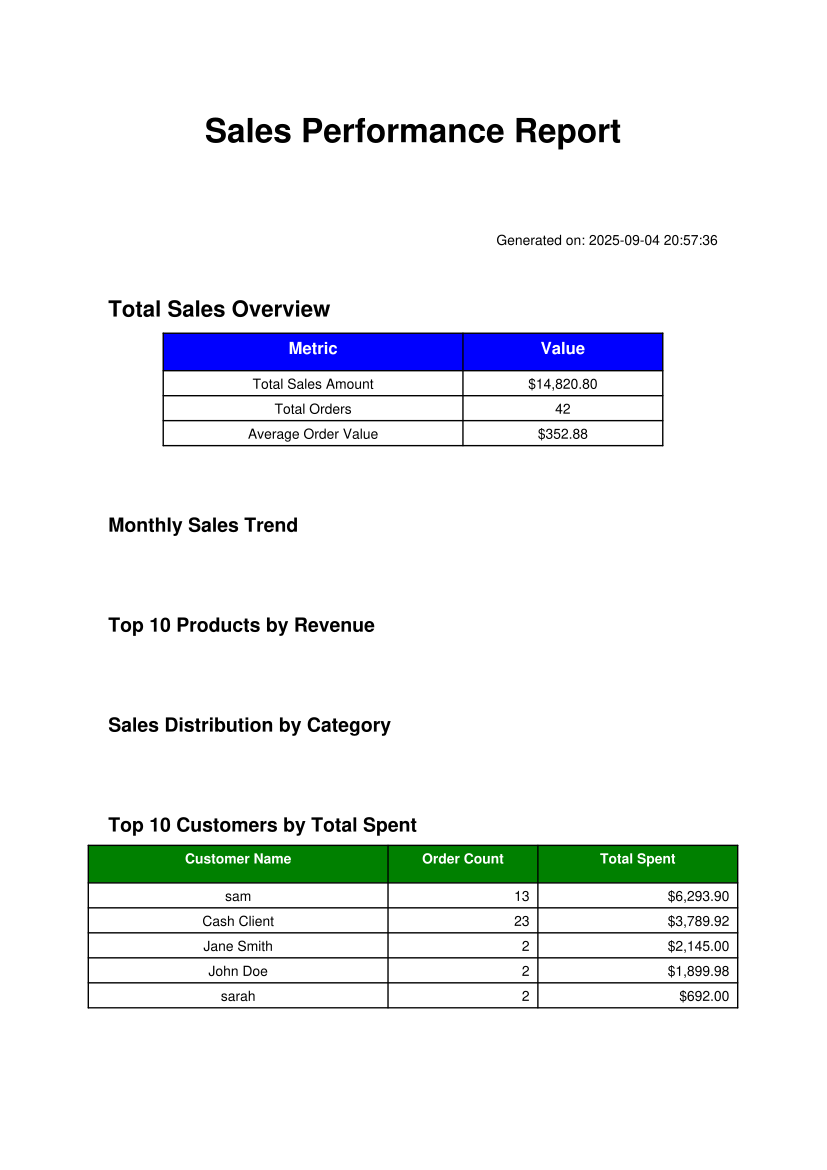

Here is the Python script that generated this plot:
import pandas as pd
import matplotlib
matplotlib.use('Agg')  # Use non-interactive backend
import matplotlib.pyplot as plt
from reportlab.lib import colors
from reportlab.lib.pagesizes import letter, A4
from reportlab.lib.styles import getSampleStyleSheet, ParagraphStyle
from reportlab.lib.units import inch
from reportlab.platypus import SimpleDocTemplate, Paragraph, Spacer, Table, TableStyle, Image
from reportlab.pdfgen import canvas
import sys
import os
sys.path.append(os.path.dirname(os.path.dirname(os.path.abspath(__file__))))
from connection import connection
from datetime import datetime, timedelta
import io

class SalesPerformanceReport:
    def __init__(self):
        self.styles = getSampleStyleSheet()
        self.title_style = ParagraphStyle(
            'CustomTitle',
            parent=self.styles['Heading1'],
            fontSize=24,
            spaceAfter=30,
            alignment=1  # Center alignment
        )

    def get_sales_data(self):
        """Get sales data from database"""
        try:
            # Get total sales
            total_sales_query = """
            SELECT SUM(total_amount) as total_sales,
                   COUNT(*) as total_orders
            FROM sales
            WHERE payment_status = 'completed'
            """
            total_data = []
            connection.contogetrows(total_sales_query, total_data)
            total_sales = total_data[0][0] if total_data and total_data[0][0] else 0
            total_orders = total_data[0][1] if total_data and total_data[0][1] else 0

            # Get monthly sales trend (last 12 months)
            monthly_query = """
            SELECT
                YEAR(sale_date) as year,
                MONTH(sale_date) as month,
                SUM(total_amount) as monthly_total
            FROM sales
            WHERE payment_status = 'completed'
            AND sale_date >= DATEADD(MONTH, -12, GETDATE())
            GROUP BY YEAR(sale_date), MONTH(sale_date)
            ORDER BY year, month
            """
            monthly_data = []
            connection.contogetrows(monthly_query, monthly_data)

            # Get top products
            top_products_query = """
            SELECT TOP 10
                p.product_name,
                SUM(si.quantity) as total_quantity,
                SUM(si.quantity * si.unit_price) as total_revenue
            FROM sale_items si
            JOIN products p ON si.product_id = p.id
            JOIN sales s ON si.sales_id = s.id
            WHERE s.payment_status = 'completed'
            GROUP BY p.product_name
            ORDER BY total_revenue DESC
            """
            top_products_data = []
            connection.contogetrows(top_products_query, top_products_data)

            # Get sales by category
            category_query = """
            SELECT
                c.category_name,
                SUM(si.quantity * si.unit_price) as category_revenue,
                SUM(si.quantity) as category_quantity
            FROM sale_items si
            JOIN products p ON si.product_id = p.id
            JOIN categories c ON p.category_id = c.id
            JOIN sales s ON si.sales_id = s.id
            WHERE s.payment_status = 'completed'
            GROUP BY c.category_name
            ORDER BY category_revenue DESC
            """
            category_data = []
            connection.contogetrows(category_query, category_data)

            # Get customer analysis
            customer_query = """
            SELECT TOP 10
                cu.customer_name,
                COUNT(s.id) as order_count,
                SUM(s.total_amount) as total_spent
            FROM customers cu
            JOIN sales s ON cu.id = s.customer_id
            WHERE s.payment_status = 'completed'
            GROUP BY cu.customer_name
            ORDER BY total_spent DESC
            """
            customer_data = []
            connection.contogetrows(customer_query, customer_data)

            return {
                'total_sales': total_sales,
                'total_orders': total_orders,
                'monthly_data': monthly_data,
                'top_products': top_products_data,
                'category_data': category_data,
                'customer_data': customer_data
            }

        except Exception as e:
            print(f"Error getting sales data: {e}")
            return None

    def create_monthly_trend_chart(self, monthly_data):
        """Create monthly sales trend chart"""
        try:
            if not monthly_data:
                return None

            # Convert to DataFrame for easier plotting
            df = pd.DataFrame(monthly_data)

            # Handle different column structures
            if len(df.columns) == 3:
                df.columns = ['year', 'month', 'monthly_total']
            elif len(df.columns) == 1:
                # If only one column, assume it's the monthly_total and create dummy year/month
                df.columns = ['monthly_total']
                df['year'] = datetime.now().year
                df['month'] = range(1, len(df) + 1)
            else:
                print(f"Unexpected column count for monthly data: {len(df.columns)}")
                return None

            # Create month-year labels
            df['month_year'] = df.apply(lambda row: f"{int(row['year'])}-{int(row['month']):02d}", axis=1)

            plt.figure(figsize=(10, 6))
            plt.plot(df['month_year'], df['monthly_total'], marker='o', linewidth=2, markersize=6)
            plt.title('Monthly Sales Trend (Last 12 Months)', fontsize=14, fontweight='bold')
            plt.xlabel('Month-Year', fontsize=12)
            plt.ylabel('Sales Amount ($)', fontsize=12)
            plt.xticks(rotation=45)
            plt.grid(True, alpha=0.3)
            plt.tight_layout()

            # Save to bytes buffer
            buf = io.BytesIO()
            plt.savefig(buf, format='png', dpi=100, bbox_inches='tight')
            buf.seek(0)
            plt.close()

            return buf

        except Exception as e:
            print(f"Error creating monthly trend chart: {e}")
            return None

    def create_top_products_chart(self, top_products_data):
        """Create top products bar chart"""
        try:
            if not top_products_data:
                return None

            df = pd.DataFrame(top_products_data)

            # Handle different column structures
            if len(df.columns) == 3:
                df.columns = ['product_name', 'total_quantity', 'total_revenue']
            elif len(df.columns) == 1:
                # If only one column, create dummy data
                df.columns = ['total_revenue']
                df['product_name'] = [f'Product {i+1}' for i in range(len(df))]
                df['total_quantity'] = [1] * len(df)
            else:
                print(f"Unexpected column count for top products data: {len(df.columns)}")
                return None

            plt.figure(figsize=(12, 8))
            bars = plt.barh(df['product_name'], df['total_revenue'])
            plt.title('Top 10 Products by Revenue', fontsize=14, fontweight='bold')
            plt.xlabel('Revenue ($)', fontsize=12)
            plt.ylabel('Product Name', fontsize=12)

            # Add value labels on bars
            for bar, revenue in zip(bars, df['total_revenue']):
                plt.text(bar.get_width() + max(df['total_revenue']) * 0.01,
                        bar.get_y() + bar.get_height()/2,
                        f'${revenue:,.0f}',
                        ha='left', va='center', fontsize=10)

            plt.tight_layout()

            buf = io.BytesIO()
            plt.savefig(buf, format='png', dpi=100, bbox_inches='tight')
            buf.seek(0)
            plt.close()

            return buf

        except Exception as e:
            print(f"Error creating top products chart: {e}")
            return None

    def create_category_pie_chart(self, category_data):
        """Create sales by category pie chart"""
        try:
            if not category_data:
                return None

            df = pd.DataFrame(category_data)

            # Handle different column structures
            if len(df.columns) == 3:
                df.columns = ['category_name', 'category_revenue', 'category_quantity']
            elif len(df.columns) == 1:
                # If only one column, create dummy data
                df.columns = ['category_revenue']
                df['category_name'] = [f'Category {i+1}' for i in range(len(df))]
                df['category_quantity'] = [1] * len(df)
            else:
                print(f"Unexpected column count for category data: {len(df.columns)}")
                return None

            plt.figure(figsize=(10, 8))
            plt.pie(df['category_revenue'], labels=df['category_name'], autopct='%1.1f%%', startangle=90)
            plt.title('Sales Distribution by Category', fontsize=14, fontweight='bold')
            plt.axis('equal')

            buf = io.BytesIO()
            plt.savefig(buf, format='png', dpi=100, bbox_inches='tight')
            buf.seek(0)
            plt.close()

            return buf

        except Exception as e:
            print(f"Error creating category pie chart: {e}")
            return None

    def generate_report(self, output_path="sales_performance_report.pdf"):
        """Generate the complete sales performance report"""
        try:
            # Get data
            data = self.get_sales_data()
            if not data:
                print("No data available for report generation")
                return False

            # Create PDF document
            doc = SimpleDocTemplate(output_path, pagesize=A4)
            elements = []

            # Title
            title = Paragraph("Sales Performance Report", self.title_style)
            elements.append(title)
            elements.append(Spacer(1, 0.5*inch))

            # Report generation date
            date_style = ParagraphStyle('DateStyle', parent=self.styles['Normal'], fontSize=10, alignment=2)
            report_date = Paragraph(f"Generated on: {datetime.now().strftime('%Y-%m-%d %H:%M:%S')}", date_style)
            elements.append(report_date)
            elements.append(Spacer(1, 0.3*inch))

            # Total Sales Card
            total_sales_style = ParagraphStyle('CardStyle', parent=self.styles['Heading2'], fontSize=16, spaceAfter=10)
            elements.append(Paragraph("Total Sales Overview", total_sales_style))

            total_sales_table_data = [
                ['Metric', 'Value'],
                ['Total Sales Amount', f"${data['total_sales']:,.2f}"],
                ['Total Orders', f"{data['total_orders']:,}"],
                ['Average Order Value', f"${data['total_sales']/data['total_orders']:,.2f}" if data['total_orders'] > 0 else "$0.00"]
            ]

            total_sales_table = Table(total_sales_table_data, colWidths=[3*inch, 2*inch])
            total_sales_table.setStyle(TableStyle([
                ('BACKGROUND', (0, 0), (-1, 0), colors.blue),
                ('TEXTCOLOR', (0, 0), (-1, 0), colors.white),
                ('ALIGN', (0, 0), (-1, -1), 'CENTER'),
                ('FONTNAME', (0, 0), (-1, 0), 'Helvetica-Bold'),
                ('FONTSIZE', (0, 0), (-1, 0), 12),
                ('BOTTOMPADDING', (0, 0), (-1, 0), 12),
                ('BACKGROUND', (0, 1), (-1, -1), colors.white),
                ('GRID', (0, 0), (-1, -1), 1, colors.black)
            ]))
            elements.append(total_sales_table)
            elements.append(Spacer(1, 0.5*inch))

            # Monthly Sales Trend Chart
            if data['monthly_data']:
                elements.append(Paragraph("Monthly Sales Trend", self.styles['Heading2']))
                chart_buf = self.create_monthly_trend_chart(data['monthly_data'])
                if chart_buf:
                    img = Image(chart_buf)
                    img.drawHeight = 3*inch
                    img.drawWidth = 6*inch
                    elements.append(img)
                elements.append(Spacer(1, 0.5*inch))

            # Top Products Chart
            if data['top_products']:
                elements.append(Paragraph("Top 10 Products by Revenue", self.styles['Heading2']))
                chart_buf = self.create_top_products_chart(data['top_products'])
                if chart_buf:
                    img = Image(chart_buf)
                    img.drawHeight = 4*inch
                    img.drawWidth = 6*inch
                    elements.append(img)
                elements.append(Spacer(1, 0.5*inch))

            # Sales by Category Pie Chart
            if data['category_data']:
                elements.append(Paragraph("Sales Distribution by Category", self.styles['Heading2']))
                chart_buf = self.create_category_pie_chart(data['category_data'])
                if chart_buf:
                    img = Image(chart_buf)
                    img.drawHeight = 4*inch
                    img.drawWidth = 6*inch
                    elements.append(img)
                elements.append(Spacer(1, 0.5*inch))

            # Customer Analysis Table
            if data['customer_data']:
                elements.append(Paragraph("Top 10 Customers by Total Spent", self.styles['Heading2']))

                customer_table_data = [['Customer Name', 'Order Count', 'Total Spent']]
                for customer in data['customer_data']:
                    customer_table_data.append([
                        customer[0],
                        str(customer[1]),
                        f"${customer[2]:,.2f}"
                    ])

                customer_table = Table(customer_table_data, colWidths=[3*inch, 1.5*inch, 2*inch])
                customer_table.setStyle(TableStyle([
                    ('BACKGROUND', (0, 0), (-1, 0), colors.green),
                    ('TEXTCOLOR', (0, 0), (-1, 0), colors.white),
                    ('ALIGN', (0, 0), (-1, -1), 'CENTER'),
                    ('FONTNAME', (0, 0), (-1, 0), 'Helvetica-Bold'),
                    ('FONTSIZE', (0, 0), (-1, 0), 10),
                    ('BOTTOMPADDING', (0, 0), (-1, 0), 12),
                    ('BACKGROUND', (0, 1), (-1, -1), colors.white),
                    ('GRID', (0, 0), (-1, -1), 1, colors.black),
                    ('ALIGN', (1, 1), (-1, -1), 'RIGHT')
                ]))
                elements.append(customer_table)

            # Build PDF
            doc.build(elements)
            print(f"Sales Performance Report generated successfully: {output_path}")
            return True

        except Exception as e:
            print(f"Error generating sales performance report: {e}")
            return False

if __name__ == "__main__":
    # Ensure Reports directory exists
    os.makedirs("Reports", exist_ok=True)

    # Generate report
    report = SalesPerformanceReport()
    success = report.generate_report("Reports/sales_performance_report.pdf")

    if success:
        print("Report generated successfully!")
    else:
        print("Failed to generate report.")
